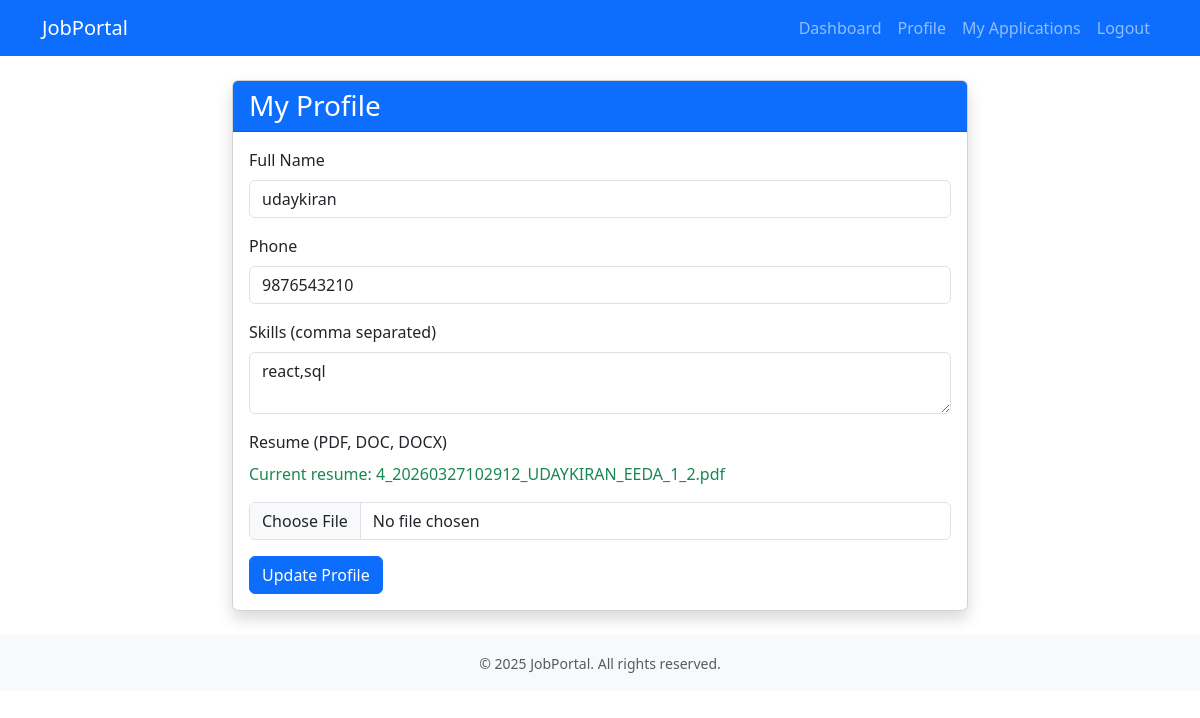
Screenshot of /candidate/profile (signed in) with the database file from the repository.
### app.py (models this page shows)
class Candidate(db.Model):
    id = db.Column(db.Integer, primary_key=True)
    user_id = db.Column(db.Integer, db.ForeignKey('user.id'), unique=True)
    full_name = db.Column(db.String(100), nullable=False)
    phone = db.Column(db.String(20))
    skills = db.Column(db.Text)
    resume_filename = db.Column(db.String(200))
    created_at = db.Column(db.DateTime, default=datetime.utcnow)
    applications = db.relationship('Application', backref='candidate', lazy=True)

### app.py (the view, shortened to what this page needs)
@app.route('/candidate/profile', methods=['GET', 'POST'])
@login_required
@role_required('candidate')
def candidate_profile():
    candidate = current_user.candidate
    return render_template('candidate_profile.html', candidate=candidate)

### app.py (called while the page is built)
def role_required(role):
    def decorator(f):
        @wraps(f)
        def decorated_function(*args, **kwargs):
            if not current_user.is_authenticated or current_user.role != role:
                flash('Access denied.', 'danger')
                return redirect(url_for('dashboard'))
            return f(*args, **kwargs)
        return decorated_function
    return decorator

@login_manager.user_loader
def load_user(user_id):
    return User.query.get(int(user_id))

### templates/candidate_profile.html
{% extends "base.html" %}
{% block content %}
<div class="row justify-content-center">
    <div class="col-md-8">
        <div class="card shadow">
            <div class="card-header bg-primary text-white">
                <h3 class="mb-0">My Profile</h3>
            </div>
            <div class="card-body">
                <form method="POST" action="{{ url_for('candidate_profile') }}" enctype="multipart/form-data">
                    <div class="mb-3">
                        <label class="form-label">Full Name</label>
                        <input type="text" name="full_name" class="form-control" value="{{ candidate.full_name }}"
                            required>
                    </div>
                    <div class="mb-3">
                        <label class="form-label">Phone</label>
                        <input type="tel" name="phone" class="form-control" value="{{ candidate.phone or '' }}">
                    </div>
                    <div class="mb-3">
                        <label class="form-label">Skills (comma separated)</label>
                        <textarea name="skills" class="form-control" rows="2">{{ candidate.skills or '' }}</textarea>
                    </div>
                    <div class="mb-3">
                        <label class="form-label">Resume (PDF, DOC, DOCX)</label>
                        {% if candidate.resume_filename %}
                        <p class="text-success">Current resume: {{ candidate.resume_filename }}</p>
                        {% endif %}
                        <input type="file" name="resume" class="form-control" accept=".pdf,.doc,.docx">
                    </div>
                    <button type="submit" class="btn btn-primary">Update Profile</button>
                </form>
            </div>
        </div>
    </div>
</div>
{% endblock %}

### rows the page displays
Candidate: full_name "udaykiran", phone "9876543210", skills "react,sql", resume_filename "4_20260327102912_UDAYKIRAN_EEDA_1_2.pdf"
